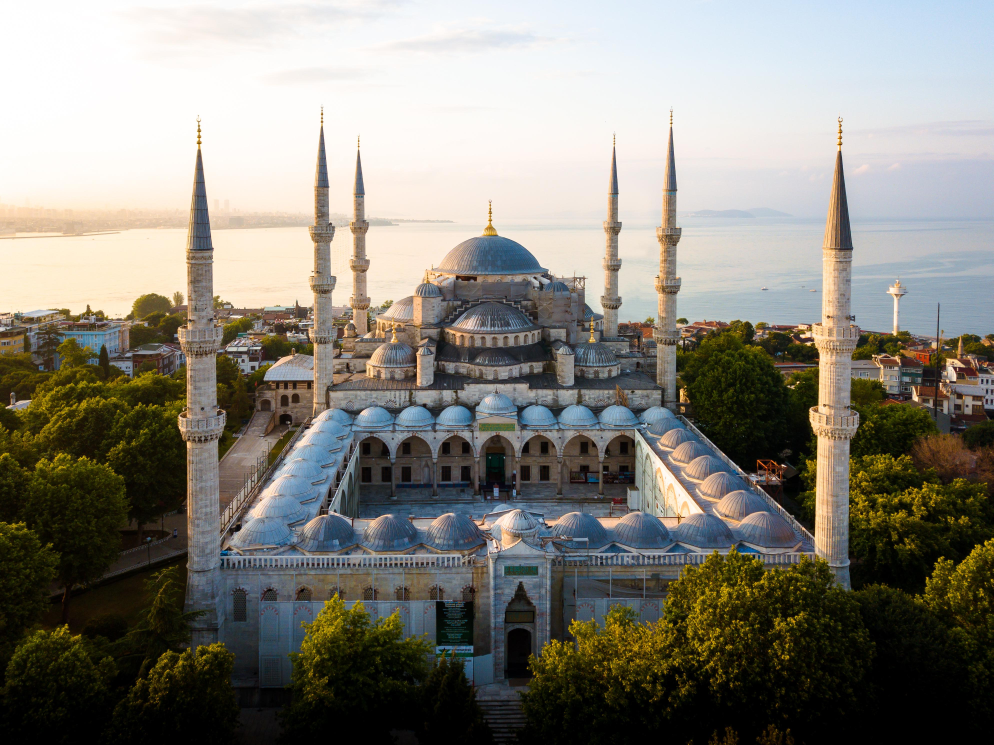
#> input picture pic.jpg, 3974 x 2979 px, found by its file name (shown at 1/4 size)
$ python basics.py
#> lines starting #> are read from the running program, lines starting #| are printed output that depends on the picture
import cv2

img = cv2.imread("Opencv-tutor/pic.jpg", -1)
#> img is the input picture: shape (2979, 3974, 3); mean B, G, R 121.1, 129.8, 132.6

# -1: cv2.IMREAD_COLOR - Loads a color image (ignores transparency)
# 0: cv2.IMREAD_GRAYSCALE - Loads image in grayscale mode
# 1: cv2.IMREAD_UNCHANGED - Loads image as-is, including alpha channel


# Resize the image and rotate
img = cv2.resize(img, (0, 0), fx=0.3, fy=0.2)
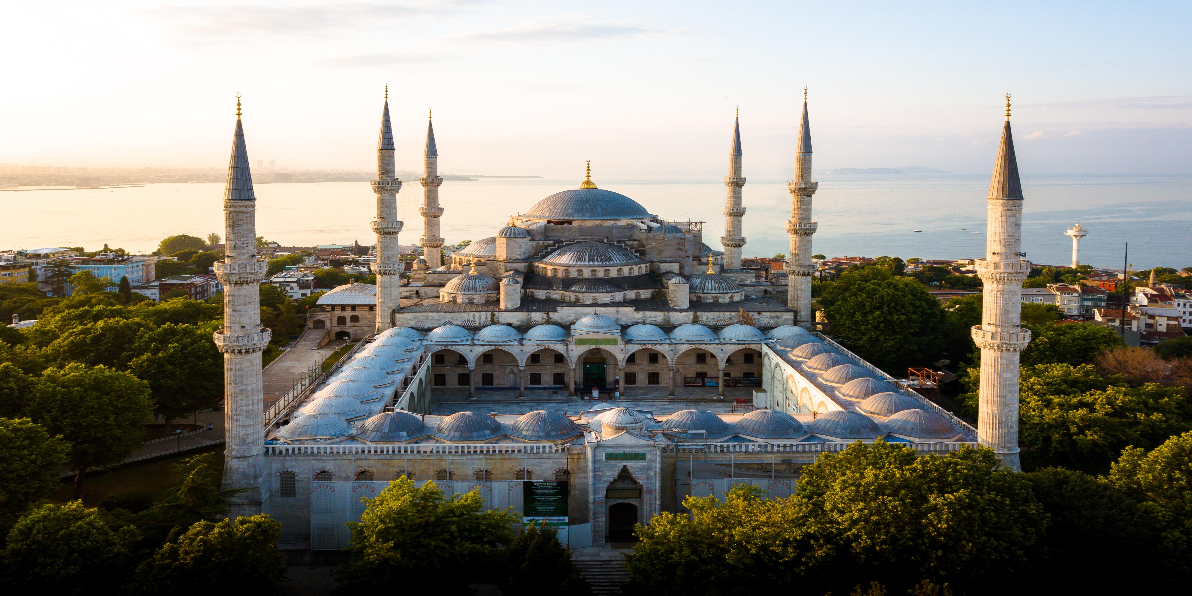
#> img: shape (596, 1192, 3); mean B, G, R 121.1, 129.8, 132.6
img = cv2.rotate(img, cv2.ROTATE_180)
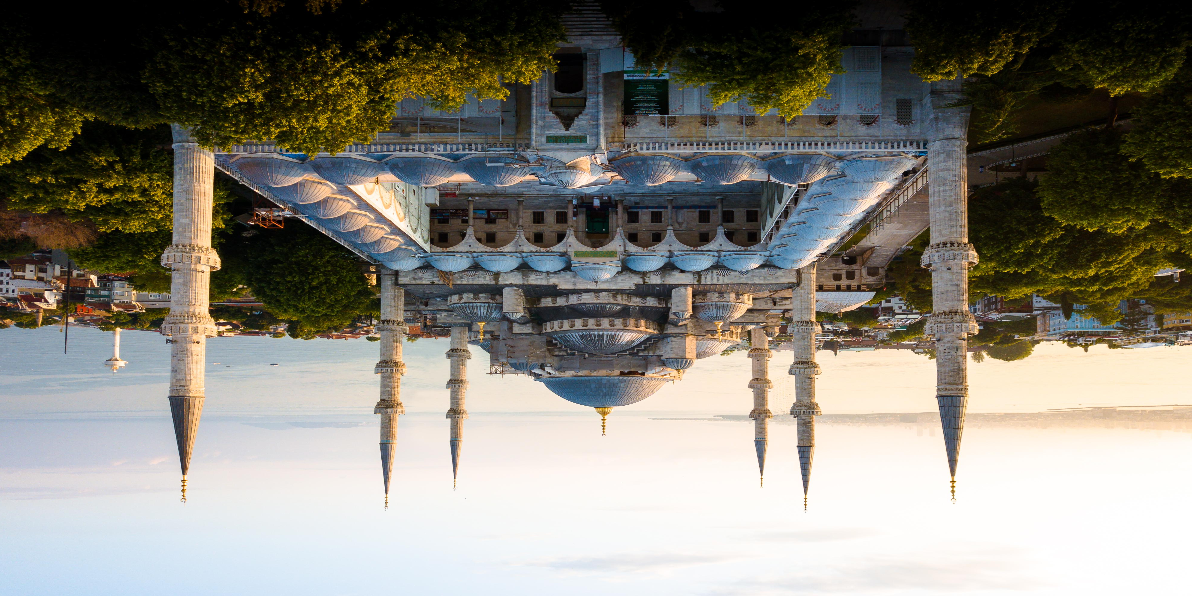
#> img: shape (596, 1192, 3); mean B, G, R 121.1, 129.8, 132.6

# SAVE THE IMAGE or 'WRITE'
cv2.imwrite("Opencv-tutor/new_img.jpg", img)

# display image
cv2.imshow("image", img)

# Close the window opened
cv2.waitKey(0)  # 0 - wait until a number is pressed
cv2.destroyAllWindows()
